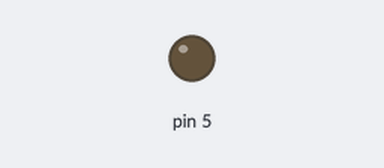
A sketch run on a simulated Arduino Uno, built with avr-gcc and run on an emulated ATmega328P. On the bench: output pins drawn as LEDs (lit = HIGH).

Above: at 0.1 s.
At 11.1 s:
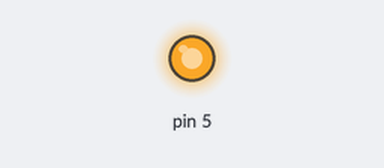
At 18.6 s:
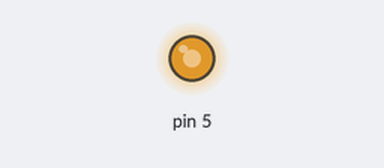
At 39.75 s:
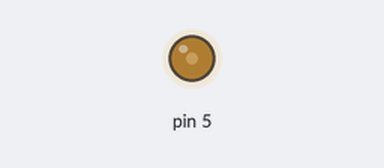
Timing chart, 0 to 40.0 s (numbered marks = the images above):
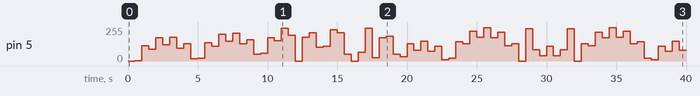

Measured:
- by itself, pin 5: 0/255 → 1/255 at 0.50 s, → 116/255 0.50 s later, → 89/255 0.50 s later, → 176/255 0.50 s later, … (79 changes in this stretch)

The sketch:

mothers-love.ino
```cpp
int led = 5;           // the PWM pin the LED is attached to
int brightness = 0;    // how bright the LED is
int fadeAmount = 1;    // how many points to fade the LED by

// the setup routine runs once when you press reset:
void setup() {
  // declare pin 9 to be an output:
  pinMode(5, OUTPUT);
}

// the loop routine runs over and over again forever:
void loop() {
  // set the brightness of pin 5:
  analogWrite(5, brightness);

  // change the brightness for next time through the loop:
  brightness = brightness + fadeAmount;

  // reverse the direction of the fading at the ends of the fade, cos adds ryhthm:
  if (brightness <= 100 || brightness >= 255) {
    fadeAmount = cos+fadeAmount;
  }
  // wait for 500 milliseconds to see the dimming effect
  delay(500);

}
```
